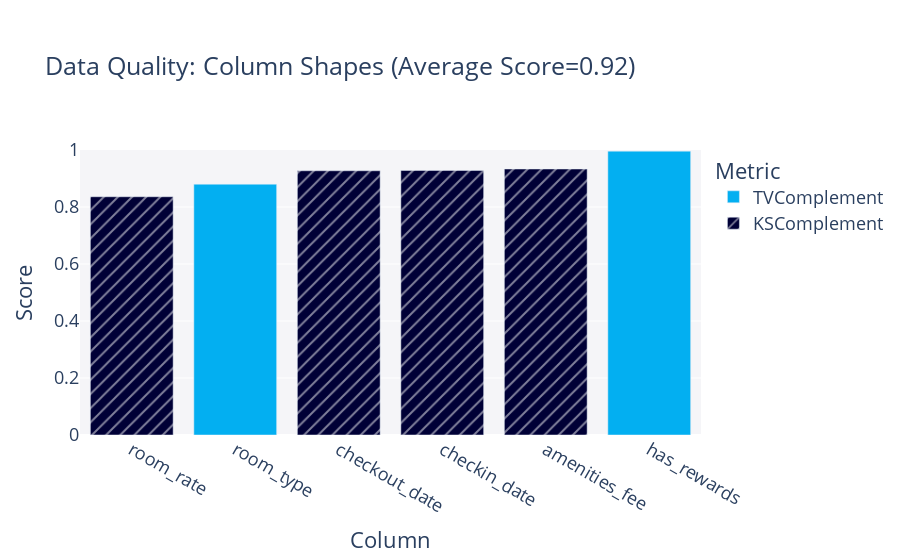

Notebook source saved alongside this figure:
### Code cell
quality_report.get_visualization('Column Shapes')

### Figure 1 — Plotly figure (JSON) as saved in the notebook; plotly's stock layout.template omitted (floating-point values rounded to 4 significant figures)
{"data": [{"alignmentgroup": "True", "customdata": [["TVComplement"], ["TVComplement"]], "hovertemplate": "<b>%{hovertext}</b><br><br>Metric=%{customdata[0]}<br>Score=%{y}<extra></extra>", "hovertext": ["has_rewards", "room_type"], "legendgroup": "TVComplement", "marker": {"color": "#03AFF1", "pattern": {"shape": ""}}, "name": "TVComplement", "offsetgroup": "TVComplement", "orientation": "v", "showlegend": true, "textposition": "auto", "type": "bar", "x": ["has_rewards", "room_type"], "xaxis": "x", "y": [0.996, 0.88], "yaxis": "y"}, {"alignmentgroup": "True", "customdata": [["KSComplement"], ["KSComplement"], ["KSComplement"], ["KSComplement"]], "hovertemplate": "<b>%{hovertext}</b><br><br>Metric=%{customdata[0]}<br>Score=%{y}<extra></extra>", "hovertext": ["amenities_fee", "checkin_date", "checkout_date", "room_rate"], "legendgroup": "KSComplement", "marker": {"color": "#000036", "pattern": {"shape": "/"}}, "name": "KSComplement", "offsetgroup": "KSComplement", "orientation": "v", "showlegend": true, "textposition": "auto", "type": "bar", "x": ["amenities_fee", "checkin_date", "checkout_date", "room_rate"], "xaxis": "x", "y": [0.9333, 0.928, 0.9271, 0.836], "yaxis": "y"}], "layout": {"barmode": "relative", "font": {"size": 18}, "legend": {"title": {"text": "Metric"}, "tracegroupgap": 0}, "margin": {"t": 150}, "plot_bgcolor": "#F5F5F8", "title": {"text": "Data Quality: Column Shapes (Average Score=0.92)"}, "xaxis": {"anchor": "y", "categoryorder": "total ascending", "domain": [0, 1], "title": {"text": "Column"}}, "yaxis": {"anchor": "x", "domain": [0, 1], "range": [0, 1], "title": {"text": "Score"}}}}
